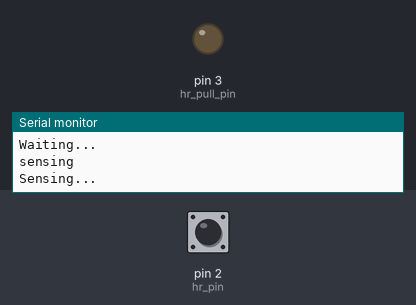
Bench run of a sketch on a simulated Arduino Mega 2560, built with avr-gcc and run on an emulated ATmega2560. Shown: output pins drawn as LEDs (lit = HIGH), the last lines printed to the serial monitor. The test bench sets the inputs (shaded band); at power-on: pin 2 (hr_pin) HIGH. Random numbers use the default seed unless the sketch sets one.

Above: at 1.2 s.
1.3 s: pin 2 (hr_pin) pulled LOW for 0.15 s
At 1.7 s:
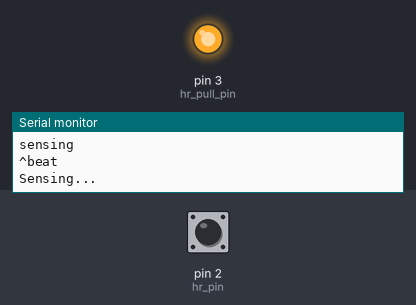
4.4 s: pin 2 (hr_pin) pulled LOW for 1 s
8.4 s: pin 2 (hr_pin) pulled LOW for 3.2 s
Timing chart, 0 to 17.1 s (numbered marks = the images above; inputs shaded):
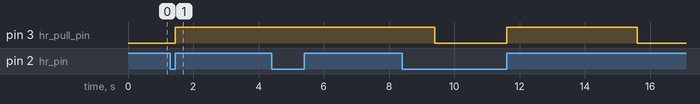

Measured:
- after the input at 1.3 s, pin 3 (hr_pull_pin): LOW → HIGH after 0.15 s

The sketch:

FSHeartSensor2.ino
```cpp
// This Arduino sketch has been created for the Bristol UK 2013 BIG Green Week:
// http://biggreenweek.com/
//
// The software is based on the San Francisco Urban Prototying Pulse of the City project
// created by George Zisiadis and Matt Ligon as documented here:
// http://www.instructables.com/id/Pulse-of-the-City/
//
// The Bristol Pulse of the City heart project has been built by Alan Senior and is
// documented here:
// http://www.instructables.com/id/Pulse-of-the-City-Bristol/
//
// The software is a bit greedy on RAM due to the large note arrays so we need an
// Arduino Mega 1280 or Mega 2560 to run it. We could use EEPROM to save RAM...
//
// This is version 8.0 of the software and uses bytes instead of ints for notes
// it still needs a Mega 1280 or 2560 to run...
//
// Date: May 14th 2013
//

// Call up the required libraries...
#include "RunningMedian.h"
#include <Wire.h>

int hr_pin = 2;
int hr_pull_pin = 3;

long previousMillis = 0; //variable for timing music
long contStartTime = 0;
int barCount = 1;
int leadno = 0;
int play_count = 1; // Incremented every play for statistics only

// Setup for the heart beat timings
RunningMedian beat_samples = RunningMedian(4);
int average = 0;
int median = 0;
volatile boolean pulse = 0; // Declared volatile as they are used in the interrupt service routine
volatile unsigned long pulse_time = 0;
boolean prevpulse = 0;
boolean good_bpm = 0;
int bpm = 60;
int beat_period = 1000;
int pitch = 0;
#define LED 13

int interval = 120;
int lockedBPM = 0;
int patternNo = 0;
int instr;//variable for instrument


// The main loop has different operating states as defined here:
byte heart_mode = 0;
byte last_heart_mode = 99;
#define WAITING 0
#define SENSING 1
#define PLAY 3
#define FADING  4

// Is the detected heartbeat signal good or bad?
#define BEAT_GOOD 0
#define BEAT_BAD  1

// Define stuff for the Olimex MOD-RGB board interface that drives the LEDs
#define ADDRESS 0xA0 // I2C address of MOD-RGB board
#define LED_PWM_ON 0x01
#define LED_PWM_OFF 0x02
#define LED_RGB 0x03
#define LED_AUDIO_ON 0x14
#define LED_AUDIO_OFF 0x15

// Setup variables for the LED states
byte lightState = 0;
byte red = 0;
byte green = 0;
byte blue = 0;
byte glow = 40;

// Various time values used to sequence activities
unsigned long currentMillisFade = 0;
unsigned long currentMillis = 0;
unsigned long loopMillis = 0;
unsigned long ledMillis = 0;
unsigned long periodMillis = 0;
unsigned long detectMillis = 0;


void setup() {

  Serial.begin(57600);//setup serial to send debug data over Bluetooth
  Wire.begin();	// Setup I2C interface for Olimex MOD-RGB LED drive board

  // Pin 22 is used to detect human contact
  pinMode(hr_pin, INPUT_PULLUP); // add a pullup so that there is a contact for testing
  pinMode(hr_pull_pin, OUTPUT); // temporary control for pin 22
  digitalWrite(hr_pull_pin, LOW); // set it low for no contact


  // Randomise the seed for random numbers...
  randomSeed(analogRead(0));

  // Send out a boot message and finally setup the heartbeat interrupt handler
  Serial.println("Powered up...");
  attachInterrupt(0, interrupt, RISING);//set interrupt 0,digital port 2
}

void loop() {

  // If a heartbeat interrupt has been detected...
  if (pulse != prevpulse) handle_pulse();

  // Report each operating mode transition for debug purposes
  if (heart_mode != last_heart_mode) {
    last_heart_mode = heart_mode;
    if (heart_mode == WAITING) Serial.println("Waiting...");
    if (heart_mode == SENSING) Serial.println("Sensing...");
    if (heart_mode == PLAY) Serial.println("Playing...");
    if (heart_mode == FADING) Serial.println("Fading...");
    //if (heart_mode ==xxxxxx) Serial.println("xxxxxx...");
  }

  // Debug info for loop speed check
  //Serial.println(millis()-loopMillis);
  loopMillis = millis();
  if (loopMillis > detectMillis) digitalWrite(hr_pull_pin, LOW); // Heartbeat lost


  // Here we detect what operating mode we are in and do the appropriate thing
  switch (heart_mode) {
    case WAITING:
      good_bpm = 0; // No heart beat
      glow = 0; // LEDs off to save power

      // Do we have contact, if so switch to sensing mode
      if (digitalRead(hr_pin) == 1) {
        heart_mode = SENSING;
        Serial.println("sensing");
        //heart_mode = COMPOSE; // Skip to compose for debug only
        // Choose a random heart rate in case we don't get a reliable ECG signal
        // this is just so the person does not walk away dissapointed!
        bpm = random(65, 80);
        beat_period = 60000 / bpm;
        // Now set the LEDs to a dim red glow to show we have contact
        glow = 40;
      }
      // Store the contact time so we can set a timer to control how long
      // we wait for a good heartbeat
      contStartTime = loopMillis; //get time at start of contact
      break;
    case SENSING:
      // Wait here for a while for a steady heart beat or a time-out of about 10s
      if ((millis() > (contStartTime + 12 * beat_period)) || (good_bpm == 1)) {
      }
      // If contact is lost go back to waiting
      if (digitalRead(hr_pin) == 0) heart_mode = WAITING;
      break;
    case PLAY:
      // Go to Fading mode immediately if contact is lost
      if (digitalRead(hr_pin) == 0) heart_mode = FADING;
      break;
  } // End of switch
}

// Interrupt handler for the heartbeat
void interrupt()
{
  // Toggle the pulse flag to show we have a beat signal
  pulse = !pulse;
  // Maintain a running median of the beat period
  beat_samples.add(millis() - pulse_time);
  // Record the pulse time ready for the next period calculation
  pulse_time = millis();
}

void handle_pulse()
{
  prevpulse = pulse;
  // Change the state of the onboard LED as a pulse indicator when the RGB LEDs are off
  digitalWrite(LED, pulse);
  Serial.print("^"); // Bluetooth output to show a pulse has been detected

  // Signal contact, don't stop for a period after contact is lost to allow
  // to allow for temporary loss of ECG signal while people jump about!
  digitalWrite(hr_pull_pin, HIGH);
  detectMillis = pulse_time + 4000;

  // During sensing mode make a heartbeat sound in time with the pulse
  if ( heart_mode == SENSING) {
    // Signal a beat
    Serial.println("beat");
  }

  // Get the median and average for comparison
  median = 60000 / beat_samples.getMedian();
  average = 60000 / beat_samples.getAverage();
  good_bpm = 0;

  // Check if median and average are close, this indicates reasonably consistant heartbeat periods
  if ((average > 50) && (average < 130) && (average < 4 + median) && (average + 4 > median)) {
    good_bpm = 1;
    bpm = median;
    // Print the rate for debug purposes
    Serial.print(bpm);
    Serial.println("bpm");
  }
}
```

RunningMedian.cpp
```cpp
//
//    FILE: RunningMedian.cpp
//  AUTHOR: Rob dot Tillaart at gmail dot com
// VERSION: 0.1.08
// PURPOSE: RunningMedian library for Arduino
//
// HISTORY:
// 0.1.00 - 2011-02-16 initial version
// 0.1.01 - 2011-02-22 added remarks from CodingBadly
// 0.1.02 - 2012-03-15 added
// 0.1.03 - 2013-09-30 added _sorted flag, minor refactor
// 0.1.04 - 2013-10-17 added getAverage(uint8_t) - kudo's to Sembazuru
// 0.1.05 - 2013-10-18 fixed bug in sort; removes default constructor; dynamic memory
// 0.1.06 - 2013-10-19 faster sort, dynamic arrays, replaced sorted float array with indirection array
// 0.1.07 - 2013-10-19 add correct median if _cnt is even.
// 0.1.08 - 2013-10-20 add getElement(), add getSottedElement() add predict()
//
// Released to the public domain
//

#include "RunningMedian.h"

RunningMedian::RunningMedian(uint8_t size)
{
    _size = constrain(size, MEDIAN_MIN_SIZE, MEDIAN_MAX_SIZE);

#ifdef RUNNING_MEDIAN_USE_MALLOC
    _ar = (float *) malloc(_size * sizeof(float));
    _p = (uint8_t *) malloc(_size * sizeof(uint8_t));
#endif

    clear();
}

RunningMedian::~RunningMedian()
{
#ifdef RUNNING_MEDIAN_USE_MALLOC
    free(_ar);
    free(_p);
#endif
}

// resets all counters
void RunningMedian::clear()
{
    _cnt = 0;
    _idx = 0;
    _sorted = false;

    for (uint8_t i=0; i< _size; i++) _p[i] = i;
}

// adds a new value to the data-set
// or overwrites the oldest if full.
void RunningMedian::add(float value)
{
    _ar[_idx++] = value;
    if (_idx >= _size) _idx = 0; // wrap around
    if (_cnt < _size) _cnt++;
    _sorted = false;
}

float RunningMedian::getMedian()
{
    if (_cnt > 0)
    {
        if (_sorted == false) sort();
        if (_cnt & 0x01) return _ar[_p[_cnt/2]];
        else return (_ar[_p[_cnt/2]] + _ar[_p[_cnt/2 - 1]]) / 2.0;
    }
    return NAN;
}

#ifdef RUNNING_MEDIAN_ALL
float RunningMedian::getHighest() { return getSortedElement(_cnt-1); }

float RunningMedian::getLowest() { return getSortedElement(0); }

float RunningMedian::getAverage()
{
    if (_cnt > 0)
    {
        float sum = 0;
        for (uint8_t i=0; i< _cnt; i++) sum += _ar[i];
        return sum / _cnt;
    }
    return NAN;
}

float RunningMedian::getAverage(uint8_t nMedians)
{
    if ((_cnt > 0) && (nMedians > 0))
    {
        if (_cnt < nMedians) nMedians = _cnt;     // when filling the array for first time
        uint8_t start = ((_cnt - nMedians)/2);
        uint8_t stop = start + nMedians;

        if (_sorted == false) sort();

        float sum = 0;
        for (uint8_t i = start; i < stop; i++) sum += _ar[_p[i]];
        return sum / nMedians;
    }
    return NAN;
}

float RunningMedian::getElement(uint8_t n)
{
    if ((_cnt > 0) && (n < _cnt))
    {
        return _ar[n];
    }
    return NAN;
}

float RunningMedian::getSortedElement(uint8_t n)
{
    if ((_cnt > 0) && (n < _cnt))
    {
        if (_sorted == false) sort();
        return _ar[_p[n]];
    }
    return NAN;
}

float RunningMedian::predict(uint8_t n)
{
    if ((_cnt > 0) && (n < _cnt/2))
    {
        float med = getMedian();  // takes care of sorting !
        if (_cnt & 0x01)
        {
            return max(med - _ar[_p[_cnt/2-n]], _ar[_p[_cnt/2+n]] - med);
        }
        else
        {
            float f1 = (_ar[_p[_cnt/2 - n]] + _ar[_p[_cnt/2 - n - 1]])/2;
            float f2 = (_ar[_p[_cnt/2 + n]] + _ar[_p[_cnt/2 + n - 1]])/2;
            return max(med - f1, f2 - med)/2;
        }
    }
    return NAN;
}

uint8_t RunningMedian::getSize() { return _size; };

uint8_t RunningMedian::getCount() { return _cnt; };
#endif

void RunningMedian::sort()
{
    // bubble sort with flag
    for (uint8_t i=0; i< _cnt-1; i++)
    {
        bool flag = true;
        for (uint8_t j=1; j< _cnt-i; j++)
        {
            if (_ar[_p[j-1]] > _ar[_p[j]])
            {
                uint8_t t = _p[j-1];
                _p[j-1] = _p[j];
                _p[j] = t;
                flag = false;
            }
        }
        if (flag) break;
    }

    _sorted = true;
}

// END OF FILE
```

RunningMedian.h
```cpp
#ifndef RunningMedian_h
#define RunningMedian_h
//
//    FILE: RunningMedian.h
//  AUTHOR: Rob dot Tillaart at gmail dot com
// PURPOSE: RunningMedian library for Arduino
// VERSION: 0.1.08
//     URL: http://arduino.cc/playground/Main/RunningMedian
// HISTORY: See RunningMedian.cpp
//
// Released to the public domain
//

#if defined(ARDUINO) && ARDUINO >= 100
#include "Arduino.h"
#else
#include "WProgram.h"
#endif

#include <inttypes.h>

#define RUNNING_MEDIAN_VERSION "0.1.08"

// prepare for dynamic version
// not tested use at own risk :)
// #define RUNNING_MEDIAN_USE_MALLOC

// conditional compile to minimize lib
// by removeing a lot of functions.
#define RUNNING_MEDIAN_ALL


// should at least be 5 to be practical
// odd size results in a 'real' middle element.
// even size takes the lower of the two middle elements (TODO)
#define MEDIAN_MIN_SIZE     1
#define MEDIAN_MAX_SIZE     19          // adjust if needed


class RunningMedian
{
public:
    RunningMedian(uint8_t size);        // # elements in the internal buffer
    ~RunningMedian();                   // destructor

    void clear();                       // resets internal buffer and var
    void add(float value);              // adds a new value to internal buffer, optionally replacing the oldest element.
    float getMedian();                  // returns the median == middle element

#ifdef RUNNING_MEDIAN_ALL
    float getAverage();                 // returns average of the values in the internal buffer
    float getAverage(uint8_t nMedian);  // returns average of the middle nMedian values, removes noise from outliers
    float getHighest();                 // returns highest element
    float getLowest();                  // return lowest element

    float getElement(uint8_t n);        // get n'th element from the values in time order
    float getSortedElement(uint8_t n);  // get n'th element from the values in size order
    float predict(uint8_t n);           // predict the max change of median after n additions

    uint8_t getSize();                  // returns size of internal buffer
    uint8_t getCount();                 // returns current used elements, getCount() <= getSize()
#endif

protected:
    boolean _sorted;
    uint8_t _size;
    uint8_t _cnt;
    uint8_t _idx;

#ifdef RUNNING_MEDIAN_USE_MALLOC
    float * _ar;
    uint8_t * _p;
#else
    float _ar[MEDIAN_MAX_SIZE];
    uint8_t _p[MEDIAN_MAX_SIZE];
#endif
    void sort();
};

#endif
// END OF FILE
```
